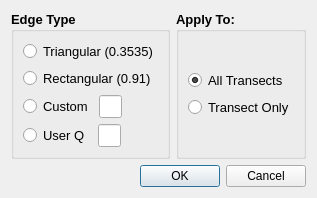
<?xml version="1.0" encoding="UTF-8"?>
<ui version="4.0">
 <class>edge_type</class>
 <widget class="QDialog" name="edge_type">
  <property name="geometry">
   <rect>
    <x>0</x>
    <y>0</y>
    <width>273</width>
    <height>158</height>
   </rect>
  </property>
  <property name="windowTitle">
   <string>Edge Type</string>
  </property>
  <layout class="QGridLayout" name="gridLayout_2">
   <item row="0" column="0">
    <layout class="QVBoxLayout" name="verticalLayout_3">
     <item>
      <layout class="QHBoxLayout" name="horizontalLayout" stretch="2,1">
       <item>
        <widget class="QGroupBox" name="gb_edge_type">
         <property name="font">
          <font>
           <pointsize>10</pointsize>
           <weight>75</weight>
           <bold>true</bold>
          </font>
         </property>
         <property name="title">
          <string>Edge Type</string>
         </property>
         <layout class="QGridLayout" name="gridLayout_3">
          <item row="0" column="0">
           <layout class="QVBoxLayout" name="verticalLayout_2">
            <item>
             <widget class="QRadioButton" name="rb_triangular">
              <property name="font">
               <font>
                <weight>50</weight>
                <bold>false</bold>
               </font>
              </property>
              <property name="text">
               <string>Triangular (0.3535)</string>
              </property>
             </widget>
            </item>
            <item>
             <widget class="QRadioButton" name="rb_rectangular">
              <property name="font">
               <font>
                <weight>50</weight>
                <bold>false</bold>
               </font>
              </property>
              <property name="text">
               <string>Rectangular (0.91)</string>
              </property>
             </widget>
            </item>
            <item>
             <layout class="QHBoxLayout" name="horizontalLayout_4" stretch="1,1,3">
              <item>
               <widget class="QRadioButton" name="rb_custom">
                <property name="font">
                 <font>
                  <weight>50</weight>
                  <bold>false</bold>
                 </font>
                </property>
                <property name="text">
                 <string>Custom</string>
                </property>
               </widget>
              </item>
              <item>
               <widget class="QLineEdit" name="ed_custom">
                <property name="font">
                 <font>
                  <weight>50</weight>
                  <bold>false</bold>
                 </font>
                </property>
               </widget>
              </item>
              <item>
               <spacer name="horizontalSpacer_3">
                <property name="orientation">
                 <enum>Qt::Horizontal</enum>
                </property>
                <property name="sizeHint" stdset="0">
                 <size>
                  <width>40</width>
                  <height>20</height>
                 </size>
                </property>
               </spacer>
              </item>
             </layout>
            </item>
            <item>
             <layout class="QHBoxLayout" name="horizontalLayout_2" stretch="1,1,3">
              <property name="spacing">
               <number>8</number>
              </property>
              <item>
               <widget class="QRadioButton" name="rb_user">
                <property name="font">
                 <font>
                  <weight>50</weight>
                  <bold>false</bold>
                 </font>
                </property>
                <property name="text">
                 <string>User Q</string>
                </property>
               </widget>
              </item>
              <item>
               <widget class="QLineEdit" name="ed_sos_user">
                <property name="font">
                 <font>
                  <weight>50</weight>
                  <bold>false</bold>
                 </font>
                </property>
               </widget>
              </item>
              <item>
               <spacer name="horizontalSpacer">
                <property name="orientation">
                 <enum>Qt::Horizontal</enum>
                </property>
                <property name="sizeHint" stdset="0">
                 <size>
                  <width>40</width>
                  <height>20</height>
                 </size>
                </property>
               </spacer>
              </item>
             </layout>
            </item>
           </layout>
          </item>
         </layout>
        </widget>
       </item>
       <item>
        <widget class="QGroupBox" name="gb_apply_to">
         <property name="font">
          <font>
           <pointsize>10</pointsize>
           <weight>75</weight>
           <bold>true</bold>
          </font>
         </property>
         <property name="title">
          <string>Apply To:</string>
         </property>
         <layout class="QGridLayout" name="gridLayout">
          <item row="0" column="0">
           <layout class="QVBoxLayout" name="verticalLayout">
            <item>
             <widget class="QRadioButton" name="rb_all">
              <property name="font">
               <font>
                <pointsize>10</pointsize>
                <weight>50</weight>
                <bold>false</bold>
               </font>
              </property>
              <property name="text">
               <string>All Transects</string>
              </property>
              <property name="checked">
               <bool>true</bool>
              </property>
             </widget>
            </item>
            <item>
             <widget class="QRadioButton" name="rb_transect">
              <property name="font">
               <font>
                <pointsize>10</pointsize>
                <weight>50</weight>
                <bold>false</bold>
               </font>
              </property>
              <property name="text">
               <string>Transect Only</string>
              </property>
             </widget>
            </item>
           </layout>
          </item>
         </layout>
        </widget>
       </item>
      </layout>
     </item>
     <item>
      <widget class="QDialogButtonBox" name="buttonBox">
       <property name="orientation">
        <enum>Qt::Horizontal</enum>
       </property>
       <property name="standardButtons">
        <set>QDialogButtonBox::Cancel|QDialogButtonBox::Ok</set>
       </property>
      </widget>
     </item>
    </layout>
   </item>
  </layout>
 </widget>
 <resources/>
 <connections>
  <connection>
   <sender>buttonBox</sender>
   <signal>accepted()</signal>
   <receiver>edge_type</receiver>
   <slot>accept()</slot>
   <hints>
    <hint type="sourcelabel">
     <x>248</x>
     <y>254</y>
    </hint>
    <hint type="destinationlabel">
     <x>157</x>
     <y>274</y>
    </hint>
   </hints>
  </connection>
  <connection>
   <sender>buttonBox</sender>
   <signal>rejected()</signal>
   <receiver>edge_type</receiver>
   <slot>reject()</slot>
   <hints>
    <hint type="sourcelabel">
     <x>316</x>
     <y>260</y>
    </hint>
    <hint type="destinationlabel">
     <x>286</x>
     <y>274</y>
    </hint>
   </hints>
  </connection>
 </connections>
</ui>
